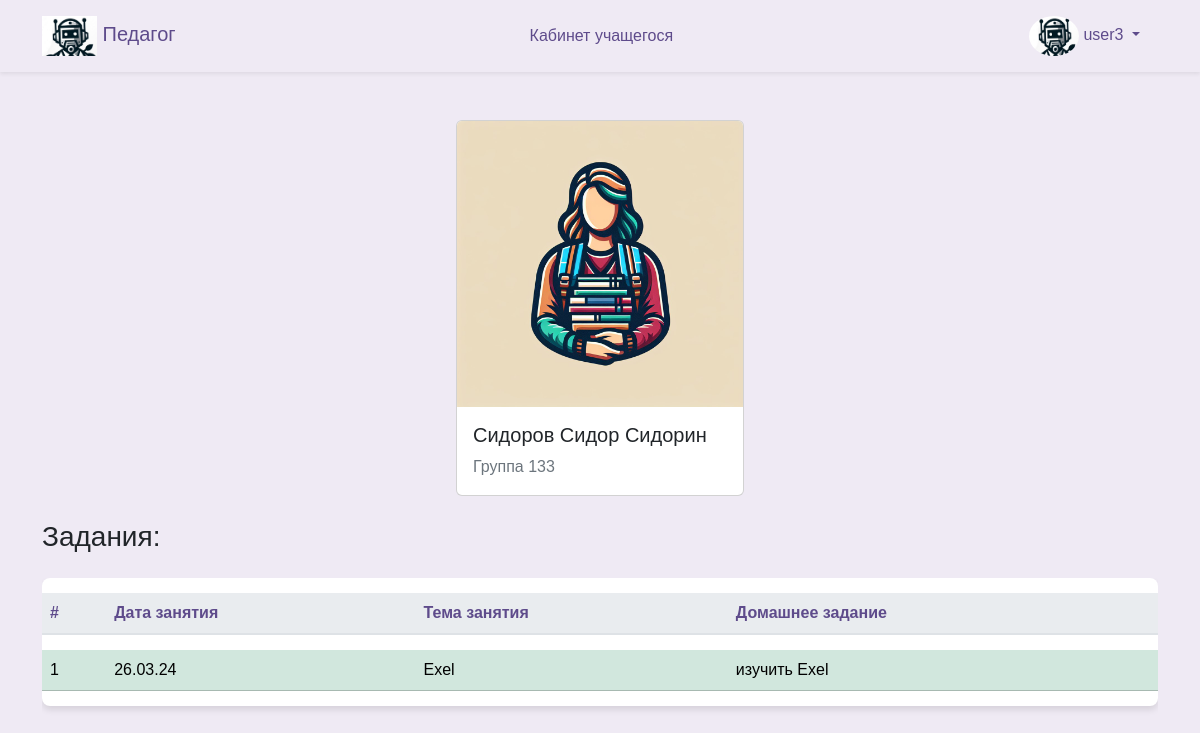
/student (signed in), run on an earlier commit of the app's database.
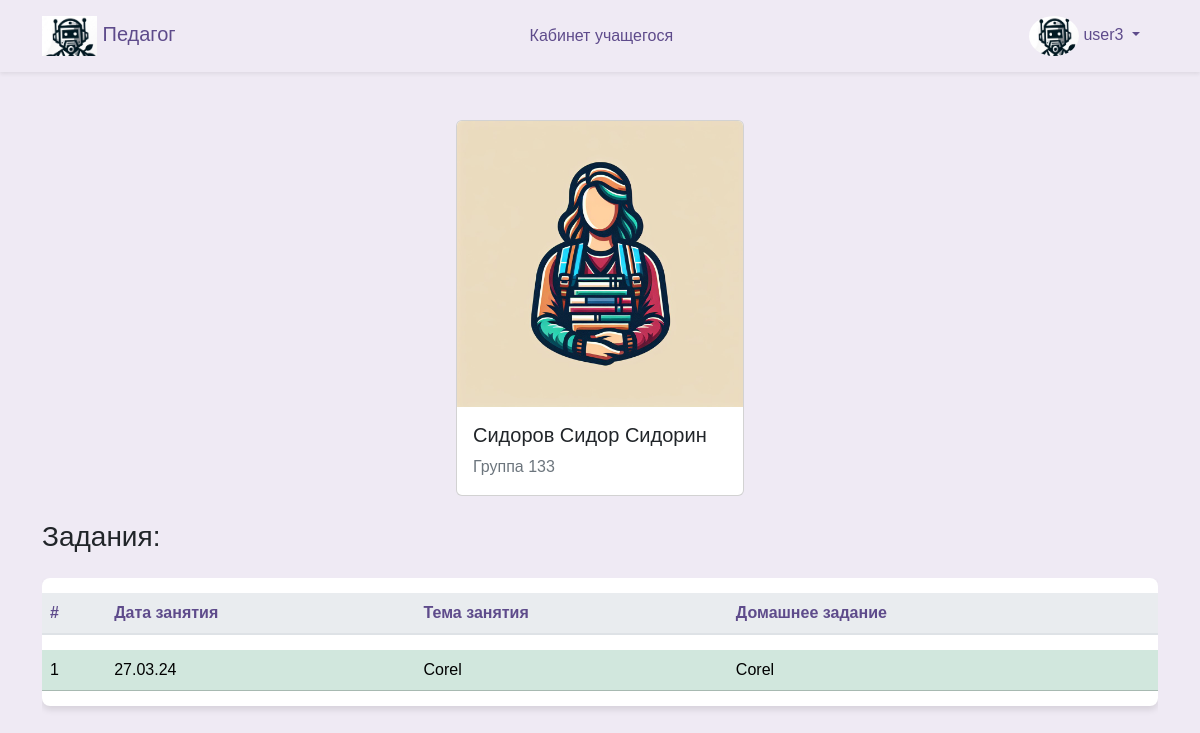
And on a later commit of the database.
### database/models.py (models this page shows, shortened)
class User(Base):
    __tablename__ = "users"
    id = Column(Integer, primary_key=True)
    username = Column(String, unique=True)
    fio = Column(String, default= 'Noname')  # Убрали уникальность
    email = Column(String, unique=True)
    password = Column(String)
    user_type = Column(Enum(UserType), default=UserType.student)
    group_id = Column(Integer, ForeignKey("group.id"), default= 1)
    group = relationship("Group", back_populates="user")
    history_user = relationship("History", back_populates="user_history")

class Group(Base):
    __tablename__ = "group"
    id = Column(Integer, primary_key=True)
    name = Column(String, unique=True, nullable=False)
    user = relationship("User", back_populates="group")

class Visit(Base):
    __tablename__ = "visit"
    id = Column(Integer, primary_key=True)
    data = Column(String, nullable=False)
    visit_status = Column(Boolean)
    history_visit = relationship("History", back_populates="visit_history")

class Theme(Base):
    __tablename__ = "theme"
    id = Column(Integer, primary_key=True)
    name = Column(String, nullable=False, unique=True)
    discipline_id = Column(Integer, ForeignKey("discipline.id"), nullable=False)
    discipline_theme = relationship("Discipline", back_populates="theme_discipline")
    history_theme = relationship("History", back_populates="theme_history")

class Homework(Base):
    __tablename__ = "homework"
    id = Column(Integer, primary_key=True)
    name = Column(String)
    history_homework = relationship("History", back_populates="homework_history")

### frontend/router.py (the view)
@router.get("/student")
async def get_user(
    request: Request,
    user: User = Depends(get_user_or_redirect),
    session: AsyncSession = Depends(get_session),
):
    data = await CRUDUser.get_user_fio(session, user.username)
    data = [
        {"id": i, **dct}
        for i, dct in enumerate(data, start=1)
    ]
    print(data)
    users = await CRUDUser.get_all(session)
    groups = await CRUDGroup.get_all(session)
    disciplines = await CRUDDiscipline.get_all(session)
    return templates.TemplateResponse(
        "student/student.html",
        {
            "request": request,
            "user": user,
            "data": data,
            "users": users,
            "groups": groups,
            "disciplines": disciplines,
        },
    )

### frontend/template/student/student.html (shortened to what this page needs)
{% extends "base/base.html" %}
{% block content %}
<div class="d-flex justify-content-center">
  <div class="card" style="width: 18rem;">
    <img src="../assets/img/student.jpg" class="card-img-top" alt="...">
    <div class="card-body">
      <h5 class="card-title">{{ data[0]['fio'] }}</h5>
      <p class="card-text">{{ data[0]['group_name'] }}</p>
    </div>
  </div>
</div>
<div class="row">
  <div class="col-12">
    <h3 class="mb-4">Задания:</h3>
    <div class="table-responsive">
      <table class="table table-hover table-shadow table-rounded">
        <thead>
          <tr>
            <th scope="col">#</th>
            <th scope="col">Дата занятия</th>
            <th scope="col">Тема занятия</th>
            <th scope="col">Домашнее задание</th>
          </tr>
        </thead>
        <tbody>
          {% for row in data %}
          <tr class="table-success">
            <td>{{ row.id }}</td>
            <td>{{ row.date }}</td>
            <td>{{ row.theme }}</td>
            <td>{{ row.homework }}</td>
          </tr>
          {% endfor %}
        </tbody>
      </table>
    </div>
  </div>
</div>
{% endblock %}

### frontend/template/base/base.html (shortened to what this page needs)
<!DOCTYPE html>
<html lang="ru">
<head>{% include 'base/head.html' %}</head>
<body>
  {% include 'base/nav.html' %}
  <div class="container my-5">
    {% block content %}{% endblock %}
  </div>
</body>
</html>

### frontend/template/base/head.html (shortened to what this page needs)
<head>
  <link rel="stylesheet" href="https://cdn.jsdelivr.net/npm/bootstrap@5.3.2/dist/css/bootstrap.min.css">
  <link href="https://cdn.jsdelivr.net/npm/select2@4.1.0-rc.0/dist/css/select2.min.css" rel="stylesheet" />
  <link rel="stylesheet" href="/assets/css/base.css">
</head>

### frontend/template/base/nav.html (shortened to what this page needs)
<nav class="navbar navbar-expand-lg navbar-light shadow-sm">
    <div class="container">
      <a class="navbar-brand" href="/">
        <img src="/assets/img/logo2.jpg" alt="Педагог Logo" id="brand-logo" style="max-height: 40px;"> Педагог
      </a>
      <div class="collapse navbar-collapse" id="navbarNav">
        {% if user %}
        <ul class="navbar-nav mx-auto">
          {% if user.user_type.value == 'student' %}
          <li class="nav-item {% if request_path == '/student' %}active{% endif %}">
            <a class="nav-link" href="/student">Кабинет учащегося </a>
          </li>
          {% endif %}
        </ul>
        <ul class="navbar-nav">
          <li class="nav-item dropdown">
            <a class="nav-link dropdown-toggle" href="#" id="navbarDropdownMenuLink" data-bs-toggle="dropdown"
              aria-expanded="false">
              <img src="/assets/img/logo2.jpg" alt="Профиль" style="border-radius: 50%; width: 50px; height: 40px;">
              {{user.username}}
            </a>
          </li>
        </ul>
        {% endif %}
      </div>
    </div>
</nav>

### frontend/assets/css/base.css (style rules this page uses)
body { margin: 0; font-family: 'Nunito Sans', Arial, sans-serif; background-color: #efeaf4; }
.navbar { background-color: rgb(255, 255, 255), 255, 255); box-shadow: 0 4px 6px rgba(0, 0, 0, 0.1); }
.navbar-brand, .nav-link { color: #5e4b8b !important; }
.nav-link { margin: 0 10px; border-radius: 20px; transition: background-color 0.3s, color 0.3s; }
p { color: #6c757d; }
.table { background-color: #ffffff; color: #5e4b8b; border-collapse: separate; border-spacing: 0 15px; }
.table th, .table td { border-top: none !important; vertical-align: middle; }
.table thead th { background-color: #e9ecef; color: #5e4b8b; border-bottom: 2px solid #dee2e6; }
.table td { padding: .5rem; }
.table-rounded { border-radius: .5rem; overflow: hidden; }
.table-shadow { box-shadow: 0 4px 6px rgba(0, 0, 0, 0.1); }

What changed in the data, as far as the page shows it:
changed User "Сидоров Сидор Сидорин": date "26.03.24" → "27.03.24"; theme "Exel" → "Corel"; homework "изучить Exel" → "Corel"
